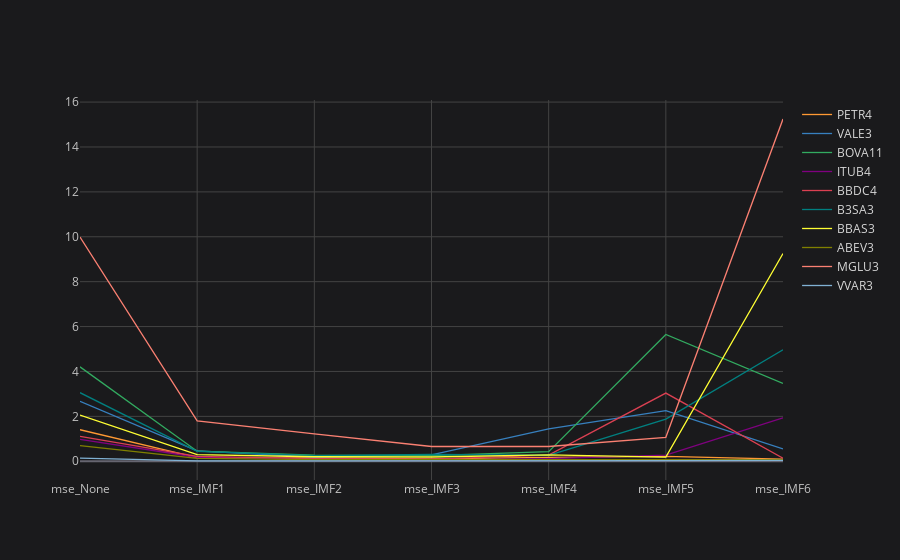

Notebook code for this chart:
### Code cell
dfs_list = []
for imf_model in xlstm_ceemdan_imfs_exp_dfs:
    df = xlstm_ceemdan_imfs_exp_dfs[imf_model]['mse'].to_frame()
    df.columns = [f'mse_{imf_model}']
    df = df.T
    df.columns = tickers
    dfs_list += [df]

result = pd.concat(dfs_list)
result = result.T
result = result[['mse_None','mse_IMF1', 'mse_IMF2', 'mse_IMF3', 'mse_IMF4', 'mse_IMF5', 'mse_IMF6']]
result = result.T
result.iplot(layout=space)

### Figure 1 — Plotly figure (JSON) as saved in the notebook; plotly's stock layout.template omitted (floating-point values rounded to 4 significant figures)
{"data": [{"line": {"color": "rgba(255, 153, 51, 1.0)", "dash": "solid", "shape": "linear", "width": 1.3}, "mode": "lines", "name": "PETR4", "text": "", "type": "scatter", "x": ["mse_None", "mse_IMF1", "mse_IMF2", "mse_IMF3", "mse_IMF4", "mse_IMF5", "mse_IMF6"], "y": [1.405, 0.1652, 0.1446, 0.1093, 0.1708, 0.2175, 0.09562]}, {"line": {"color": "rgba(55, 128, 191, 1.0)", "dash": "solid", "shape": "linear", "width": 1.3}, "mode": "lines", "name": "VALE3", "text": "", "type": "scatter", "x": ["mse_None", "mse_IMF1", "mse_IMF2", "mse_IMF3", "mse_IMF4", "mse_IMF5", "mse_IMF6"], "y": [2.674, 0.4657, 0.1886, 0.2852, 1.443, 2.255, 0.5475]}, {"line": {"color": "rgba(50, 171, 96, 1.0)", "dash": "solid", "shape": "linear", "width": 1.3}, "mode": "lines", "name": "BOVA11", "text": "", "type": "scatter", "x": ["mse_None", "mse_IMF1", "mse_IMF2", "mse_IMF3", "mse_IMF4", "mse_IMF5", "mse_IMF6"], "y": [4.206, 0.4488, 0.2694, 0.2469, 0.4296, 5.646, 3.471]}, {"line": {"color": "rgba(128, 0, 128, 1.0)", "dash": "solid", "shape": "linear", "width": 1.3}, "mode": "lines", "name": "ITUB4", "text": "", "type": "scatter", "x": ["mse_None", "mse_IMF1", "mse_IMF2", "mse_IMF3", "mse_IMF4", "mse_IMF5", "mse_IMF6"], "y": [0.9713, 0.1781, 0.1001, 0.04634, 0.1151, 0.2764, 1.933]}, {"line": {"color": "rgba(219, 64, 82, 1.0)", "dash": "solid", "shape": "linear", "width": 1.3}, "mode": "lines", "name": "BBDC4", "text": "", "type": "scatter", "x": ["mse_None", "mse_IMF1", "mse_IMF2", "mse_IMF3", "mse_IMF4", "mse_IMF5", "mse_IMF6"], "y": [1.108, 0.2204, 0.1137, 0.0986, 0.2752, 3.037, 0.1356]}, {"line": {"color": "rgba(0, 128, 128, 1.0)", "dash": "solid", "shape": "linear", "width": 1.3}, "mode": "lines", "name": "B3SA3", "text": "", "type": "scatter", "x": ["mse_None", "mse_IMF1", "mse_IMF2", "mse_IMF3", "mse_IMF4", "mse_IMF5", "mse_IMF6"], "y": [3.055, 0.4369, 0.2479, 0.302, 0.2678, 1.877, 4.965]}, {"line": {"color": "rgba(255, 255, 51, 1.0)", "dash": "solid", "shape": "linear", "width": 1.3}, "mode": "lines", "name": "BBAS3", "text": "", "type": "scatter", "x": ["mse_None", "mse_IMF1", "mse_IMF2", "mse_IMF3", "mse_IMF4", "mse_IMF5", "mse_IMF6"], "y": [2.054, 0.2931, 0.2012, 0.1888, 0.2823, 0.1835, 9.254]}, {"line": {"color": "rgba(128, 128, 0, 1.0)", "dash": "solid", "shape": "linear", "width": 1.3}, "mode": "lines", "name": "ABEV3", "text": "", "type": "scatter", "x": ["mse_None", "mse_IMF1", "mse_IMF2", "mse_IMF3", "mse_IMF4", "mse_IMF5", "mse_IMF6"], "y": [0.692, 0.1302, 0.07489, 0.06234, 0.05551, 0.07068, 0.0663]}, {"line": {"color": "rgba(251, 128, 114, 1.0)", "dash": "solid", "shape": "linear", "width": 1.3}, "mode": "lines", "name": "MGLU3", "text": "", "type": "scatter", "x": ["mse_None", "mse_IMF1", "mse_IMF2", "mse_IMF3", "mse_IMF4", "mse_IMF5", "mse_IMF6"], "y": [9.989, 1.795, 1.218, 0.6564, 0.6575, 1.067, 15.25]}, {"line": {"color": "rgba(128, 177, 211, 1.0)", "dash": "solid", "shape": "linear", "width": 1.3}, "mode": "lines", "name": "VVAR3", "text": "", "type": "scatter", "x": ["mse_None", "mse_IMF1", "mse_IMF2", "mse_IMF3", "mse_IMF4", "mse_IMF5", "mse_IMF6"], "y": [0.1362, 0.01827, 0.01674, 0.01147, 0.01819, 0.0313, 0.0379]}], "layout": {"legend": {"bgcolor": "#1A1A1C", "font": {"color": "#D9D9D9", "size": 12}}, "paper_bgcolor": "#1A1A1C", "plot_bgcolor": "#1A1A1C", "title": {"font": {"color": "#D9D9D9"}, "x": 0.5}, "xaxis": {"gridcolor": "#434343", "showgrid": true, "tickfont": {"color": "#C2C2C2", "size": 12}, "title": {"font": {"color": "#D9D9D9"}}, "zerolinecolor": "#666570"}, "yaxis": {"gridcolor": "#434343", "showgrid": true, "tickfont": {"color": "#C2C2C2", "size": 12}, "title": {"font": {"color": "#D9D9D9"}}, "zerolinecolor": "#666570"}}}
